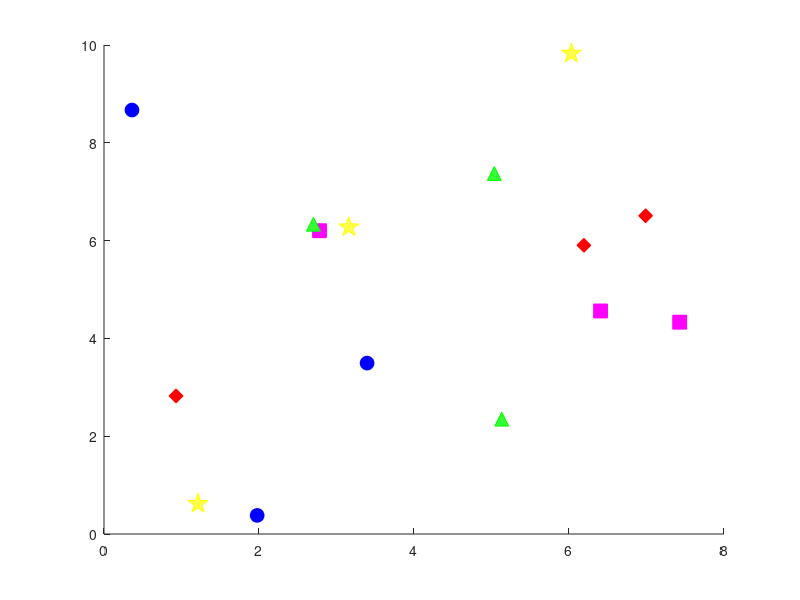

Reproduce this figure in MATLAB. (Note: this script raises an error after producing the figure.)
clear all;
%% generate 2D objects
truth_objects = rand(15,2)*10;
truth_objects(:,3) = mod(1:15, 5);
%truth_objects(:,3)=[1:5,1:5,1:5];

%% plot 2D objects
figure; hold on; set(0,'DefaultLineMarkerSize',10)
for i=1:length(truth_objects)
    switch truth_objects(i,3)
        case 0 
            plot(truth_objects(i,1),truth_objects(i,2),'bo','MarkerFaceColor','b');            
        case 1
            plot(truth_objects(i,1),truth_objects(i,2),'rd','MarkerFaceColor','r');
        case 2
            plot(truth_objects(i,1),truth_objects(i,2),'ms','MarkerFaceColor','m');
        case 3
            plot(truth_objects(i,1),truth_objects(i,2),'g^','MarkerFaceColor',[0.2 1 0.2]);
        case 4
            plot(truth_objects(i,1),truth_objects(i,2),'yp','MarkerFaceColor',[1 1 0.3],...
                                'MarkerSize',15);
    end
end

%% draw trajectory
[x,y] = ginput();

%% generate odometry
truth_traj=[];
for i=2:length(x)
    l = norm([x(i)-x(i-1) y(i)-y(i-1)]);
    t=0:0.1:l;
    xq=interp1([0 l],[x(i-1) x(i)],t,'spline');
    yq=interp1([0 l],[y(i-1) y(i)],t,'spline');
    truth_traj = [truth_traj; [xq' yq']];
end
for i=1:length(truth_traj)-1
    odoms(i,3)=atan2(truth_traj(i+1,2)-truth_traj(i,2),truth_traj(i+1,1)-truth_traj(i,1));
end

truth_traj = truth_traj(1:end-1,:);

odoms(end,3)=odoms(end-1,3);
odoms(:,1:2) = truth_traj(1:end,1:2);

truth_traj(1:end,3) = odoms(:,3);
truth_traj(end, 3) = truth_traj(end,3);

%%
for i=2:length(odoms)
    R = [cos(odoms(i,3)),sin(odoms(i,3)); -sin(odoms(i,3)) cos(odoms(i,3))];
    node_edge.dpos(:,i)= R'*(odoms(i,1:2)-odoms(i-1,1:2))';
    node_edge.dtheta(i) = odoms(i,3)-odoms(i-1,3);
end

%% generate object measurements
FOV=4; AOV=60/180*pi;
lm_edge.id1=[];
lm_edge.id2=[];
lm_edge.dpos=[];
lm_edge.label=[];
for i=2:length(odoms)
    dx=truth_objects(:,1)-odoms(i,1);
    dy=truth_objects(:,2)-odoms(i,2);
    dtheta = mod(atan2(dy,dx)-odoms(i,3)+pi,2*pi)-pi;
    R = [cos(odoms(i,3)),sin(odoms(i,3)); -sin(odoms(i,3)) cos(odoms(i,3))];
    idx = find((dx.^2+dy.^2)<FOV^2 & abs(dtheta)<AOV);
    dpos = R'*[dx';dy'];
    lm_edge.id1=[lm_edge.id1 repmat(i,1,length(idx))-1];
    lm_edge.id2=[lm_edge.id2 idx'];
    lm_edge.dpos=[lm_edge.dpos dpos(:,idx)];
    % Handle lm_edge label being 0.
    % ALternative will be to handle lm_edge being 0 when it is being used
    % as the index in the processor object
    
    lm_edge.label=[lm_edge.label truth_objects(idx,3)'];
end

lm_edge.label = 5*(lm_edge.label == 0) + lm_edge.label;

%% save data as mat file
save('data/my_simulation.mat', 'AOV', 'FOV', 'lm_edge', 'node_edge', 'truth_objects', 'truth_traj');
